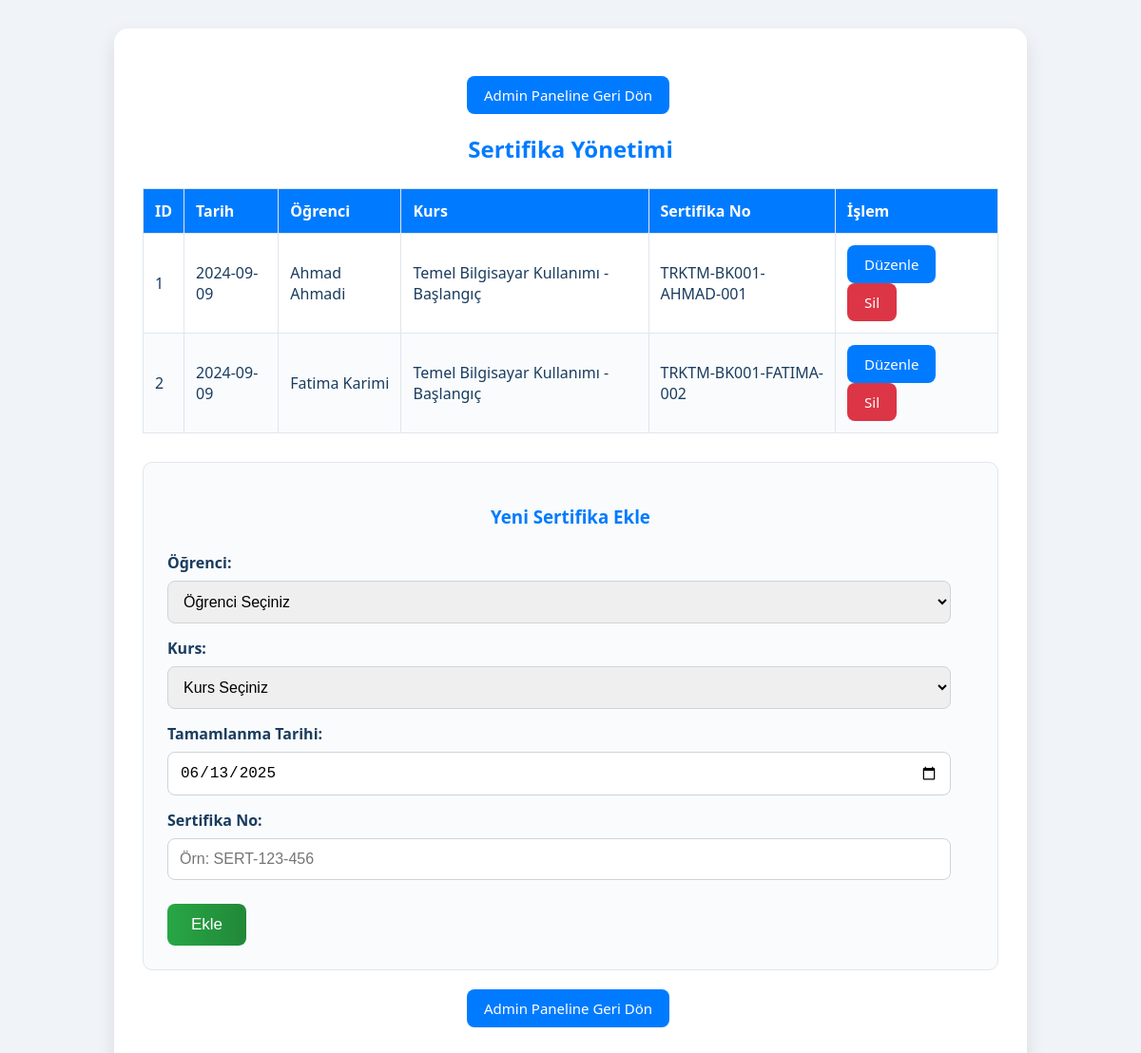
The page /sertifikalar.php (signed in) on the database its author committed.
### tables this page shows
CREATE TABLE sertifikalar (
    sertifika_id INT PRIMARY KEY AUTO_INCREMENT,
    ogrenci_id INT NOT NULL,
    kurs_id INT NOT NULL,
    sertifika_no VARCHAR(50) UNIQUE NOT NULL,  
    tamamlanma_tarihi DATE NOT NULL,
    verilis_tarihi DATETIME DEFAULT CURRENT_TIMESTAMP,
    sertifika_onaylayan_admin VARCHAR(50),
    aciklama TEXT,  
    
     
    UNIQUE KEY unique_sertifika_ogrenci_kurs (ogrenci_id, kurs_id),
    
     
    FOREIGN KEY (ogrenci_id) REFERENCES ogrenciler(ogrenci_id) ON DELETE CASCADE,
    FOREIGN KEY (kurs_id) REFERENCES kurslar(kurs_id) ON DELETE CASCADE
);

CREATE TABLE kurslar (
    kurs_id INT PRIMARY KEY AUTO_INCREMENT,
    kurs_adi VARCHAR(100) NOT NULL,
    kurs_kodu VARCHAR(20) UNIQUE NOT NULL,
    aciklama TEXT,
    kategori ENUM('Temel Bilgisayar', 'Yazılım Geliştirme', 'Yapay Zeka', 'Siber Güvenlik') NOT NULL,
    
     
    seviye ENUM('Başlangıç', 'Orta', 'İleri') NOT NULL,
    yas_grubu VARCHAR(50),  
    toplam_ders_saati INT NOT NULL,
    haftalik_ders_saati INT NOT NULL,
    kurs_suresi_hafta INT NOT NULL,
    
     
    on_kosul TEXT,
    hedef_beceriler TEXT,
    kullanilacak_araclar TEXT,
    
     
    sorumlu_egitmen_id INT,
    yardimci_egitmen_id INT,
    maksimum_ogrenci INT DEFAULT 12,
    minimum_ogrenci INT DEFAULT 5,
    
     
    baslama_tarihi DATE,
    bitis_tarihi DATE,
    kayit_baslama DATE,
    kayit_bitis DATE,
    durum ENUM('Planlanıyor', 'Kayıt Açık', 'Başladı', 'Tamamlandı', 'İptal') DEFAULT 'Planlanıyor',
    
     
    kurs_ucreti DECIMAL(8,2) DEFAULT 0.00,  
    sertifika_ucreti DECIMAL(6,2) DEFAULT 50.00,
    
     
    olusturma_tarihi DATETIME DEFAULT CURRENT_TIMESTAMP,
    olusturan_admin VARCHAR(50),
    guncelleme_tarihi TIMESTAMP DEFAULT CURRENT_TIMESTAMP ON UPDATE CURRENT_TIMESTAMP,
    
     
    FOREIGN KEY (sorumlu_egitmen_id) REFERENCES egitmenler(egitmen_id) ON DELETE SET NULL,
    FOREIGN KEY (yardimci_egitmen_id) REFERENCES egitmenler(egitmen_id) ON DELETE SET NULL
);

### sertifikalar.php (the view, shortened to what this page needs)
<?php
require 'db.php';
$error_message = "";
$guncelle = null;
try {
    $sertifikalar = $db->query("
        SELECT s.sertifika_id, s.tamamlanma_tarihi, s.sertifika_no,
               CONCAT(o.ad, ' ', o.soyad) AS ogrenci_adi,
               k.kurs_adi
        FROM sertifikalar s
        JOIN ogrenciler o ON s.ogrenci_id = o.ogrenci_id
        JOIN kurslar k ON s.kurs_id = k.kurs_id
        ORDER BY s.tamamlanma_tarihi DESC
    ")->fetchAll(PDO::FETCH_ASSOC);
} catch (PDOException $e) {
    $error_message = (isset($error_message) && !empty($error_message)) ? $error_message : "Sertifika listesi çekilirken bir hata oluştu: " . $e->getMessage();
    $sertifikalar = [];
}
?>
<!DOCTYPE html>
<html lang="tr">
<head>
</head>
<body>
    <div class="container">
        <p class="back-link"><a href="admin.php" class="btn">Admin Paneline Geri Dön</a></p>
        <h2>Sertifika Yönetimi</h2>
        <table>
            <thead>
                <tr>
                    <th>ID</th>
                    <th>Tarih</th>
                    <th>Öğrenci</th>
                    <th>Kurs</th>
                    <th>Sertifika No</th>
                    <th>İşlem</th>
                </tr>
            </thead>
            <tbody>
                <?php if (!empty($sertifikalar)): ?>
                    <?php foreach ($sertifikalar as $s): ?>
                    <tr>
                        <td><?= htmlspecialchars($s['sertifika_id']) ?></td>
                        <td><?= htmlspecialchars($s['tamamlanma_tarihi']) ?></td>
                        <td><?= htmlspecialchars($s['ogrenci_adi']) ?></td>
                        <td><?= htmlspecialchars($s['kurs_adi']) ?></td>
                        <td><?= htmlspecialchars($s['sertifika_no']) ?></td>
                        <td>
                            <a href="?duzenle=<?= htmlspecialchars($s['sertifika_id']) ?>" class="btn">Düzenle</a>
                            <a href="?sil=<?= htmlspecialchars($s['sertifika_id']) ?>" class="btn btn-red" onclick="return confirm('Bu sertifikayı silmek istediğinize emin misiniz? Bu işlem geri alınamaz!')">Sil</a>
                        </td>
                    </tr>
                    <?php endforeach; ?>
                <?php else: ?>
                    <tr>
                        <td colspan="6" style="text-align: center;">Henüz sertifika bulunmamaktadır.</td>
                    </tr>
                <?php endif; ?>
            </tbody>
        </table>
        <div class="form-section">
            <h3><?= $guncelle ? 'Sertifika Bilgilerini Güncelle' : 'Yeni Sertifika Ekle' ?></h3>
            <form method="post">
                <label for="ogrenci_id">Öğrenci:</label>
                <select id="ogrenci_id" name="ogrenci_id" required>
                    <option value="">Öğrenci Seçiniz</option>
                </select><br>
                <label for="kurs_id">Kurs:</label>
                <select id="kurs_id" name="kurs_id" required>
                    <option value="">Kurs Seçiniz</option>
                </select><br>
                <label for="tamamlanma_tarihi">Tamamlanma Tarihi:</label>
                <input type="date" id="tamamlanma_tarihi" name="tamamlanma_tarihi" value="<?= htmlspecialchars($guncelle['tamamlanma_tarihi'] ?? date('Y-m-d')) ?>" required><br>
                <label for="sertifika_no">Sertifika No:</label>
                <input type="text" id="sertifika_no" name="sertifika_no" placeholder="Örn: SERT-123-456" value="<?= htmlspecialchars($guncelle['sertifika_no'] ?? '') ?>" required><br>
                <input type="submit" name="<?= $guncelle ? 'guncelle' : 'ekle' ?>" value="<?= $guncelle ? 'Güncelle' : 'Ekle' ?>">
            </form>
        </div>
        <p class="back-link"><a href="admin.php" class="btn">Admin Paneline Geri Dön</a></p>
    </div>
</body>
</html>

### sertifikalar.php (style rules this page uses)
body { font-family: 'Segoe UI', Arial, sans-serif; margin: 20px; background: #f0f4f8; color: #1a3c5e; }
.container { max-width: 900px; margin: 30px auto; background: white; padding: 30px; border-radius: 15px; box-shadow: 0 8px 20px rgba(0,0,0,0.1); }
h2, h3 { color: #007bff; text-align: center; margin-bottom: 25px; }
table { border-collapse: collapse; width: 100%; margin-bottom: 30px; }
th, td { border: 1px solid #e0e6ed; padding: 12px; text-align: left; }
th { background: #007bff; color: white; font-weight: bold; }
tr:nth-child(even) { background: #f9fbfd; }
a { color: #007bff; text-decoration: none; transition: color 0.3s ease; }
.btn { display: inline-block; padding: 10px 18px; background: #007bff; color: white; border: none; border-radius: 8px; cursor: pointer; text-decoration: none; font-size: 15px; transition: background 0.3s ease; margin-right: 5px; }
.btn-red { background: #dc3545; }
.form-section { margin-top: 30px; background: #f9fbfd; padding: 25px; border-radius: 10px; border: 1px solid #e0e6ed; }
.form-section label { display: block; margin-bottom: 8px; font-weight: bold; color: #1a3c5e; }
.form-section input[type="text"], .form-section input[type="email"], .form-section input[type="date"], .form-section select { width: calc(100% - 24px); padding: 12px; margin-bottom: 15px; border: 1px solid #ced4da; border-radius: 8px; font-size: 16px; box-sizing: border-box; }
.form-section input[type="submit"] { width: auto; padding: 12px 25px; background: linear-gradient(90deg, #28a745, #218838); color: white; border: none; border-radius: 8px; font-size: 17px; cursor: pointer; transition: background 0.3s ease; margin-top: 10px; }
.back-link { display: block; text-align: center; margin-top: 20px; font-size: 16px; }

### rows shown on the page
sertifikalar: sertifika_id "1", tamamlanma_tarihi "2024-09-09", ogrenci_adi "Ahmad Ahmadi", kurs.kurs_adi "Temel Bilgisayar Kullanımı - Başlangıç", sertifika_no "TRKTM-BK001-AHMAD-001"
sertifikalar: sertifika_id "2", tamamlanma_tarihi "2024-09-09", ogrenci_adi "Fatima Karimi", kurs.kurs_adi "Temel Bilgisayar Kullanımı - Başlangıç", sertifika_no "TRKTM-BK001-FATIMA-002"
